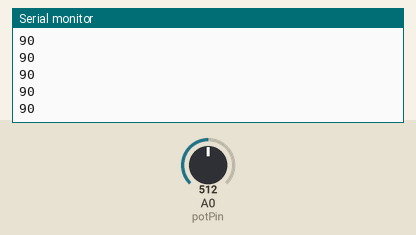
Bench run of a sketch on a simulated Arduino Uno, built with avr-gcc and run on an emulated ATmega328P. On the bench: the last lines printed to the serial monitor. Inputs (shaded band) come from the test bench; at power-on: A0 (potPin) = 512.

Above: at 1.2 s.
1.3 s: A0 (potPin) set to 716
At 1.31 s:
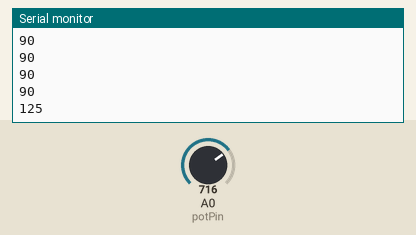
2.8 s: A0 (potPin) set to 900
At 2.81 s:
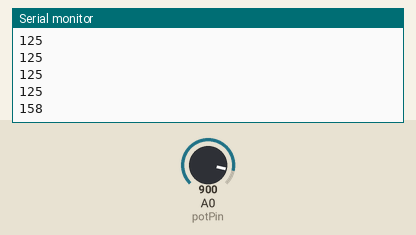
Timing chart, 0 to 5.8 s (numbered marks = the images above; inputs shaded):
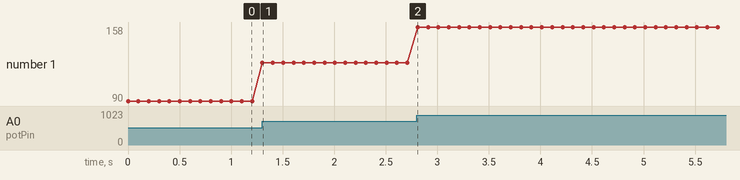

Measured:
- after the input at 1.3 s, the serial monitor: prints a new line at once (image 1)
- after the input at 2.8 s, the serial monitor: prints a new line at once (image 2)
- plotted number 1: 90 → 125 after the input at 1.3 s, 125 → 158 after the input at 2.8 s

The sketch:

pot_arduino.ino
```cpp
//Program by Jeremy Blum
//www.jeremyblum.com
//Send data from a POT over serial to the computer

//Define Pins
int potPin = 0;

void setup()
{
  //Create Serial Object (9600 Baud)
  Serial.begin(9600);
}

void loop()
{
  int val = map(analogRead(potPin), 0, 1023, 0, 180);
  Serial.println(val);
  delay(100);

}
```
